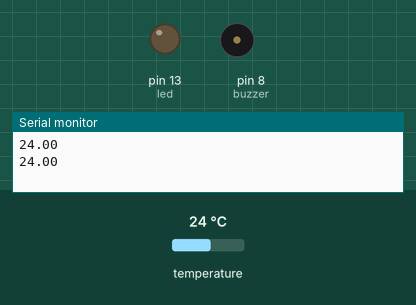
Recording of a sketch running on a simulated Arduino Uno, built with avr-gcc and run on an emulated ATmega328P. On the bench: output pins drawn as LEDs (lit = HIGH), buzzer (waves = sounding, pin HIGH), the last lines printed to the serial monitor. The test bench sets the inputs (shaded band); at power-on: temperature 24 °C.

Above: at 2.4 s.
2.5 s: temperature set to 29.6 °C
4.0 s: temperature set to 30.8 °C
At 5.1 s:
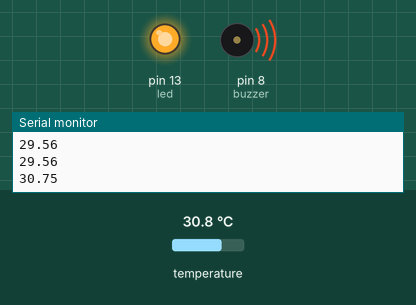
5.7 s: temperature set to 12 °C
At 6.3 s:
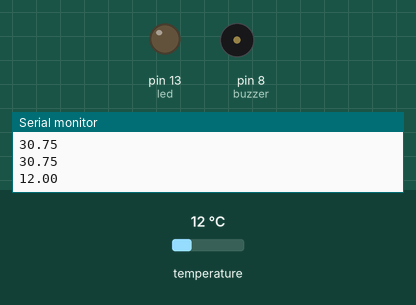
7.4 s: temperature set to 33 °C
At 8.6 s:
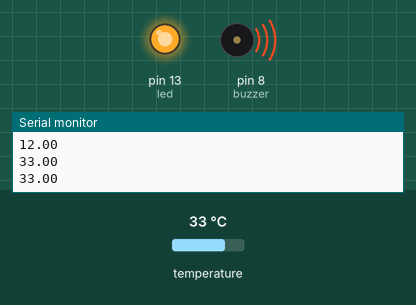
Timing chart, 0 to 10.1 s (numbered marks = the images above; inputs shaded):
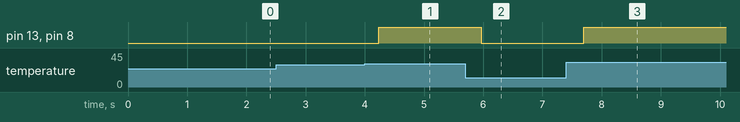

The sketch:

DS18B20_Buzeer_LED.ino
```cpp
#include <OneWire.h>
#include <DallasTemperature.h>
#define pin 7
#define led 13
#define buzzer 8

OneWire ds(pin); // 初始化 ds 物件
DallasTemperature DS18B20(&ds); // 初始化 DS18B20 物件

void setup() {
  Serial.begin(9600);
  pinMode(led, OUTPUT);
  pinMode(buzzer, OUTPUT);
  DS18B20.begin(); // DS18B20 啟動
}

void loop() {
  DS18B20.requestTemperatures(); // DS18B20 開始偵測環境溫度
  float data = DS18B20.getTempCByIndex(0); // 取得溫度 ( 攝氏 --> TempC )
  Serial.println(data, 2); // 溫度取到小數點第 2 位
  if(data > 30) {
    digitalWrite(led, HIGH);
    digitalWrite(buzzer, HIGH);
  } else {
    digitalWrite(led, LOW);
    digitalWrite(buzzer, LOW);
  }
  delay(100);
}
```

Measured:
- the behaviour switches between 30 and 30.1 °C on temperature (found by bisection; images 0 and 1)
- after the input at 4.0 s, pin 13 (led), pin 8 (buzzer): LOW → HIGH after 0.24 s
- after the input at 5.7 s, pin 13 (led), pin 8 (buzzer): HIGH → LOW after 0.27 s
- after the input at 7.4 s, pin 13 (led), pin 8 (buzzer): LOW → HIGH after 0.30 s
